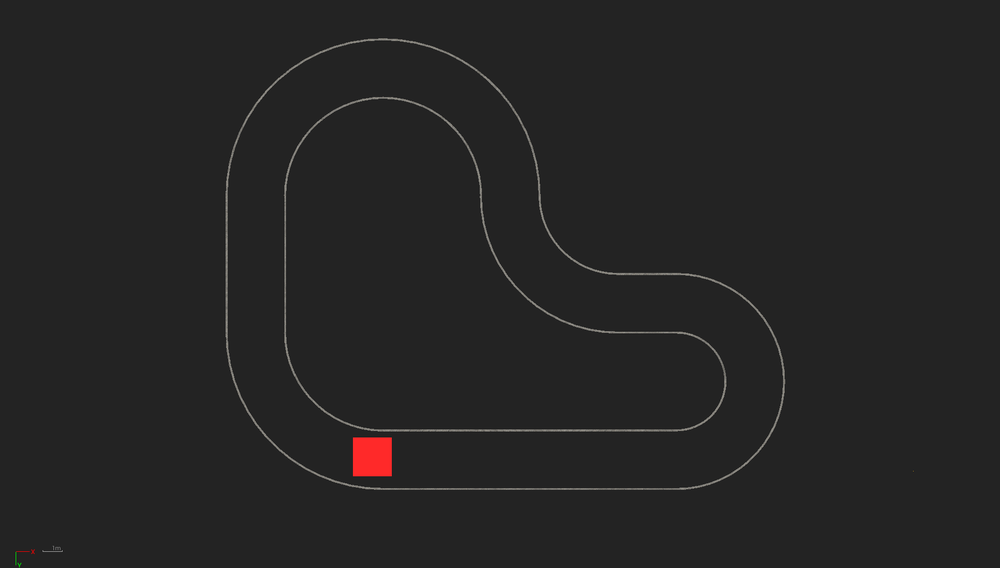
#> input picture maps/unreal_map.png, 1000 x 568 px, shrunk from 1853 x 1053 before the run
$ python unreal2bitmap.py
#> lines starting #> are read from the running program, lines starting #| are printed output that depends on the picture; after the words box and inside, x2 and y2 are one past the last pixel; in counts of white or black regions, pixels touching at a corner belong together
"""
Interactive script that converts your unreal map screenshot to an actual map
"""
import cv2
import numpy as np
from scipy import stats
import pdb

#SET DEBUGMODE = True to see cv2 output
DEBUGMODE = True
clicks = []
img = None

def draw_circle(event, x, y, flags, params):
    global clicks
    if event == cv2.EVENT_LBUTTONDBLCLK:
        print(x, y)
        cv2.circle(img, (x,y), 3,(150, 0,0),-1)
        clicks.append((x, y))

def get2clicks(in_img):
    global clicks
    global img
    clicks = []
    img = in_img
    while True:
        cv2.imshow('UnrealMap', in_img)
        cv2.waitKey(1)
        if len(clicks) >=2:
            break
    x1, y1 = clicks[0]
    x2, y2 = clicks[1]

    return x1, x2, y1, y2

#FILL THIS IN EVERYTIME
# origin_world = [1343.0, 3104.0, 131.0]
origin_world = [-2310.0, -50.0, -95.0]

filepath = "../maps/unreal_map.png"
input_map = cv2.imread(filepath)
#> input_map is the input picture: shape (568, 1000, 3); mean B, G, R 35.9, 36, 36.5
input_map = input_map[30:, :, :]
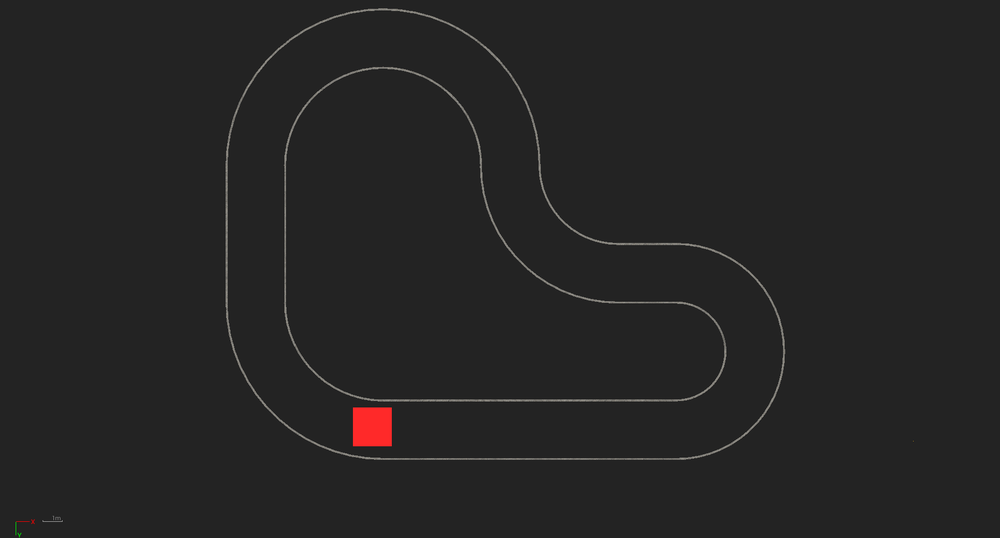
#> input_map: shape (538, 1000, 3); mean B, G, R 35.9, 36, 36.6
bg_rgb = np.array([35, 35, 35])
bg = cv2.inRange(input_map, bg_rgb, bg_rgb)
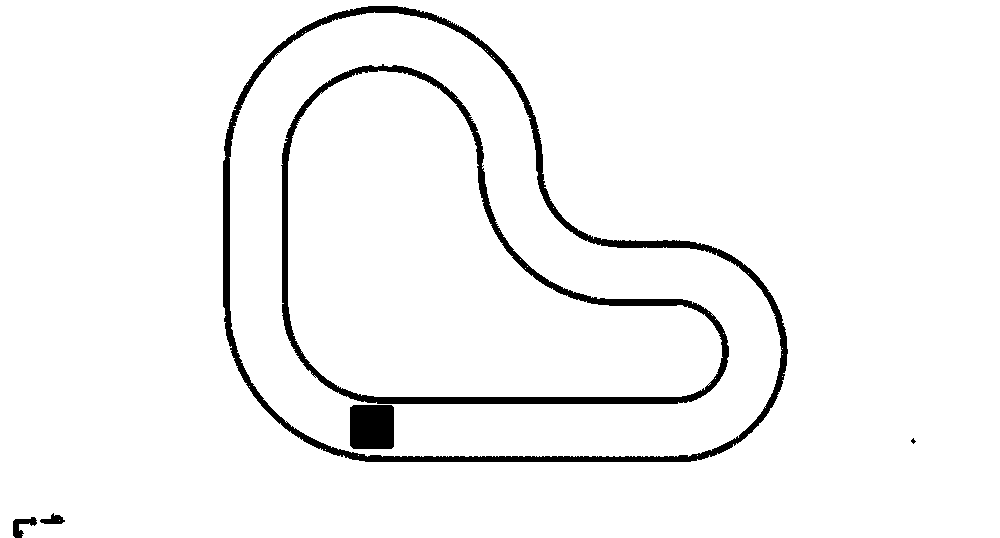
#> bg: shape (538, 1000); 96% white; 6 black regions (1 under 20 px), largest, box (x1, y1, x2, y2) and area: (223, 6, 788, 462) 10622, (281, 64, 729, 404) 8459, (350, 405, 394, 449) 1919, (13, 517, 37, 538) 240, (40, 513, 65, 524) 156
cv2.namedWindow('UnrealMap')
cv2.setMouseCallback('UnrealMap', draw_circle)

# Get length of line
#TODO: Get line_crop coordinates from mouseclick
x_start, x_end, y_start, y_end = get2clicks(input_map)
line_crop_bw = bg[y_start:y_end, x_start:x_end]
line_crop_rgb = input_map[y_start:y_end, x_start:x_end]
fg_idx = np.nonzero(line_crop_bw == 0.)
y, length = stats.mode(fg_idx[0])
if DEBUGMODE:
    y_idxs = np.where(fg_idx[0] == y)[0]
    start_idx, end_idx = y_idxs[0], y_idxs[-1]
    line_idxs = (fg_idx[0][start_idx:end_idx], fg_idx[1][start_idx:end_idx])
    line_crop_rgb[line_idxs] = np.array([255.0, 0., 0.])
    cv2.imshow("DEBUG line_crop", line_crop_rgb)
    print("Press window to continue")
    cv2.waitKey(0)

# Get start position coordinates (center of red_square)
#TODO: Get map_crop coordinates from mouseclick
print("Map Crop Coordinates")
x_start, x_end, y_start, y_end = get2clicks(input_map)
map_crop_bw = bg[y_start:y_end, x_start:x_end]
map_crop_rgb = input_map[y_start:y_end, x_start:x_end]
start_marker_rgb = np.array([41., 41., 255.])
red_square_idxs = np.where(map_crop_rgb == start_marker_rgb)
ry_start, ry_end = red_square_idxs[0][0], red_square_idxs[0][-1]
rx_start, rx_end = red_square_idxs[1][0], red_square_idxs[1][-1]
center_y = (ry_start + (ry_end - ry_start) / 2.)
center_x = (rx_start + (rx_end - rx_start) / 2.)
if DEBUGMODE:
    map_crop_rgb[int(center_y), int(center_x)] = np.array([255., 255., 255.])
    origin_unreal = [center_y, center_x, 0.0]
    print("Click window to continue")
    cv2.imshow("DEBUG start location", map_crop_rgb)
    cv2.waitKey(0)
origin_x = -(center_x * 1./length[0])
origin_y = (center_y - map_crop_rgb.shape[0]) * 1./length[0]
origin_unreal = [origin_x, origin_y, 0.0]

#Convert map to bitmap representation (use map_crop)
bitmap_map = map_crop_bw
bitmap_map[ry_start:ry_end+1, rx_start:rx_end+1] = 255

cv2.imwrite("../maps/unreal.png", bitmap_map)

#Write other data to file
image = "unreal.png"
resolution = 1./length[0]
origin = origin_unreal
negate = 0
occupied_thresh = 0.65 #doesn't matter
free_thresh = 0.196 #doesn't matter
unreal_origin = origin_world
params = f"image: {image}\nresolution: {resolution}\norigin: {origin}\nnegate: {negate}\noccupied_thresh: {occupied_thresh}\nfree_thresh: {free_thresh}\nunreal_origin: {unreal_origin}"

f = open("../maps/unreal.yaml", "w")
f.write(params)
f.close()
